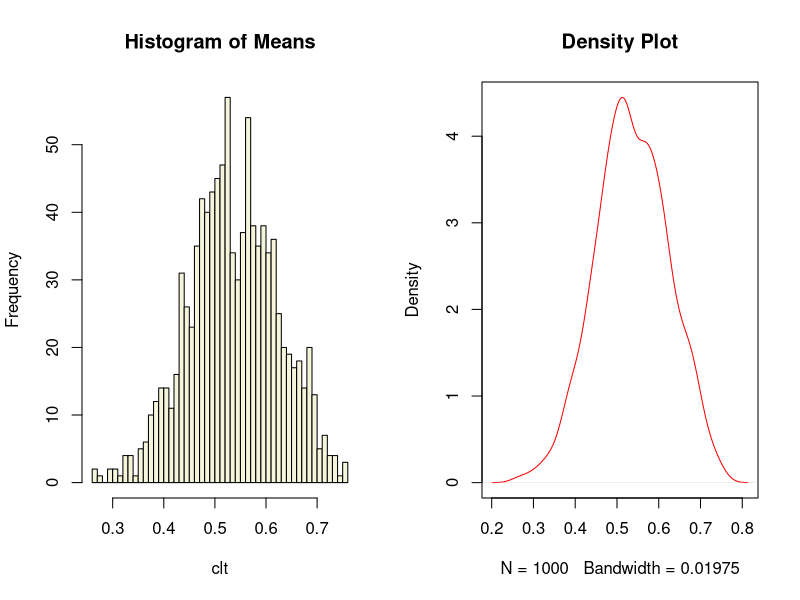

Source code (R):
## ---- chunk 1
# Central limit theorem simulation 
set.seed(0) 

# Create an empty vector
clt <- NULL 

# Sample size for each sample
n <- 10

# Population - Uniform distribution
p <- runif(50)

# Number of sample means to take
n_means <- 1000

# Calculate 
for (i in 1:n_means) {
  clt = c(clt, mean(sample(p, n, replace = T)))
}

# Visualize the simulation result
par(mfrow=c(1,2))
hist(clt, breaks = 50, main = 'Histogram of Means', col = 'beige')
plot(density(clt), main = 'Density Plot', col = 'red')

